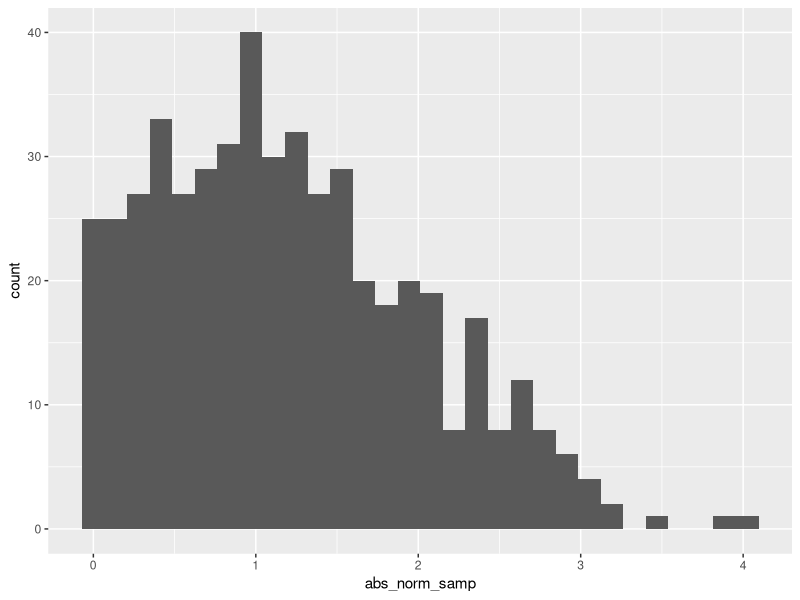

Source code (R):
## ---- chunk 1
samp = rnorm(100)
length(samp)
## ---- chunk 2
samp = rnorm(10)
length(samp)
## ---- chunk 3
library(tidyverse)
la_df = tibble(
  norm_samp = rnorm(500, mean = 1),
  norm_samp_flag = norm_samp > 0,
  abs_norm_samp = abs(norm_samp)
)
ggplot(la_df, aes(x = abs_norm_samp)) + geom_histogram()

median_samp = median(pull(la_df, norm_samp))
